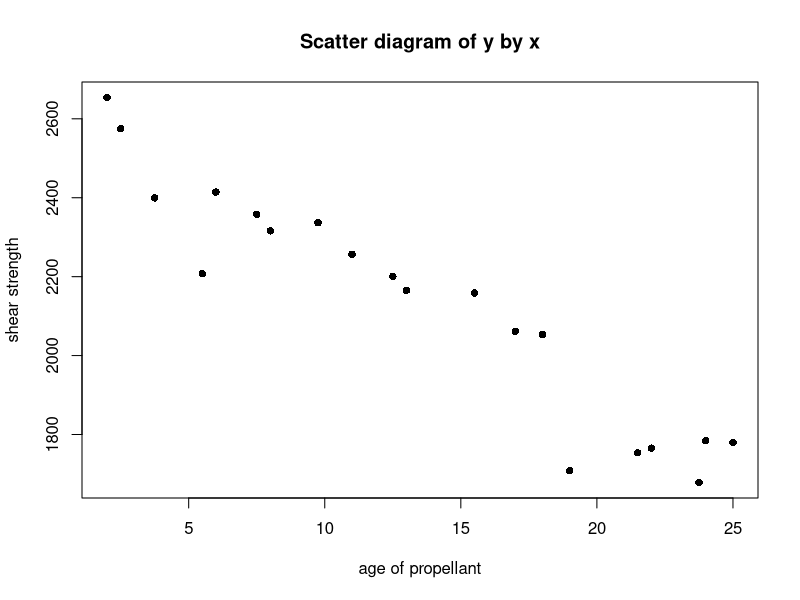
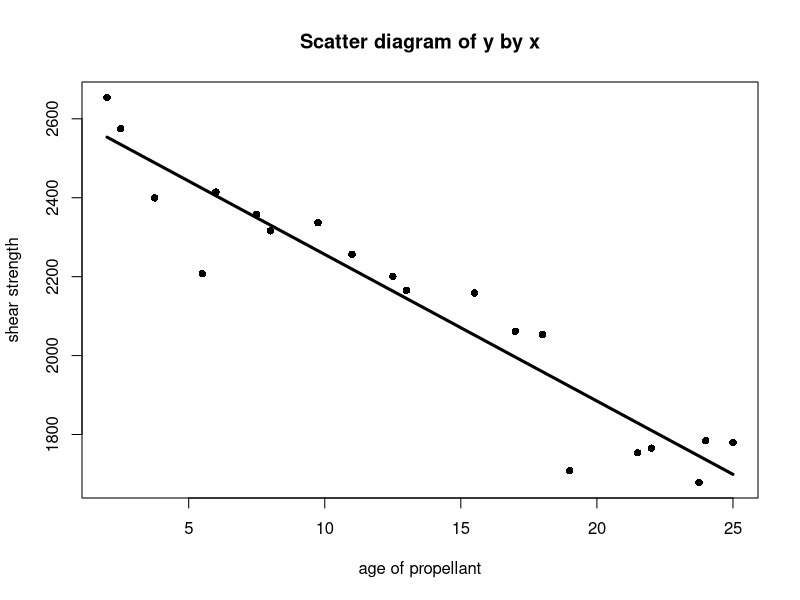

These charts were generated, in order, by the following R code:
#========================================================#
# STAT 6021: Linear Models for Data Science              |
# R tutorial for learning unit 2                         |
#========================================================#
#                                                        |
#========================================================#
# The rocket propellant data                             |
#========================================================#
#                                                        |
# The following code is used to read in the data         |

DataDirectory <- "C:\\Users\\arvra\\Documents\\UVa files\\Classes\\Fall_18\\STAT Intro to linear models\\Labs\\Lab02\\Data"
setwd(DataDirectory)
rocket.data <- read.table(file = "rocket.txt")
names(rocket.data) <- c("strength", "age")

# -------------------------------------------------------+
# Example 2.1: Rocket propellant data, simple linear     |
# regression analysis                                    |
# -------------------------------------------------------+
#                                                        |
# Start by assigning the response, y, and regressor, x,  |
# variables:                                             |

y <- rocket.data$strength
x <- rocket.data$age

# The "plot" function may be used to generate a scatter  |
# diagram.                                               |

plot(x, y, pch=16, cex=1, xlab="age of propellant", ylab="shear strength", main = "Scatter diagram of y by x")

# The "mean" function may be used to calculate x-bar and |
# y-bar. The "sum" function, combined with standard      |
# arithmetic operators, may be used to calculate Sxx and |
# Sxy.                                                   |

y.bar <- mean(y)
x.bar <- mean(x)
S.xy <- sum((y-mean(y))*(x-mean(x)))
S.xx <- sum((x-mean(x))^2)

# The following code checks the above calculations using |
# alternative formulas for Sxx and Sxy. Note the use of  |
# the "length" function to find, n, the number of        |
# observations.                                          |

n <- length(y)
sum.x <- sum(x)
sum.x2 <- sum(x^2)
sum.y <- sum(y)
sum.y2 <- sum(y^2)
sum.xy <- sum(x*y)

y.bar
sum.y / n

x.bar
sum.x / n

S.xy
sum.xy - sum.x*sum.y / n

S.xx
sum.x2 - sum.x^2 / n

# The "lm" function may be used to fit a linear          |
# regression model. The code below only creates an       |
# output object to the "lm" function (which is stored in |
# the variable "rocket.lm"), but does not display any    |
# numerical results.                                     |

rocket.lm <- lm(strength ~ age, data=rocket.data)

# The "summary" function may be used to display a        |
# summary of the numerical output stored in "rocket.lm"  |

summary(rocket.lm)

# The "coefficients" function may be used to display the |
# least-squares estimates.                               |

coefficients(rocket.lm)

# Note that these values are also listed in the output   |
# to the "summary" function.                             |
#                                                        |
# The following code checks the calculation of the       |
# least-squares estimates.                               |

b1.hat <- coefficients(rocket.lm)[[2]]
b1.hat
S.xy / S.xx

b0.hat <- coefficients(rocket.lm)[[1]]
b0.hat
y.bar - b1.hat*x.bar

# The following code uses the values of the coefficients |
# to draw the fitted regression line in the scatterplot. |

min.x <- min(x)
max.x <- max(x)
plot(x, y, pch=16, cex=1, xlab="age of propellant", ylab="shear strength", main = "Scatter diagram of y by x")
lines(c(min.x, max.x), b0.hat + b1.hat*c(min.x, max.x), type="l", lty=1, lwd=3)

# The "fitted" and "resid" functions may be used to      |
# display the fitted values, y-hat, and residuals, e. In |
# the code below, the "cbind" functions puts these and   |
# the observed response values, y, together for tabular  |
# display.                                               |

cbind(y, fitted(rocket.lm), resid(rocket.lm))

# The five-number summary of quantiles for the residuals |
# is                                                     |

quantile(resid(rocket.lm))

# Note that these quantiles of the residuals also listed |
# in the output to the "summary" function.               |
#                                                        |
# -------------------------------------------------------+
# Example 2.2: Rocket propellant data, unbiased          |
# estimator of error variance                            |
# -------------------------------------------------------+
#                                                        |
# The corrected sum of squares is                        |

SS.T <- sum((y-mean(y))^2)
SS.T

# The residual sum of squares is                         |
#                                                        |

SS.Res <- SS.T - b1.hat*S.xy
SS.Res

# The unbiased estimator of error variance is            |

sig2.hat <- SS.Res / (n-2)
sig2.hat

# -------------------------------------------------------+
# Example 2.3: Rocket propellant data, t test for        |
# significance of regression                             |
# -------------------------------------------------------+
#                                                        |
# The residual mean square is the same as the unbiased   |
# estimator of error variance                            |

MS.Res <- sig2.hat

# The standard error of b1.hat is                        |

se.b1.hat <- sqrt(MS.Res / S.xx)
se.b1.hat

# The t test statistic for testing significance of       |
# regression is                                          |

t0 <- b1.hat / se.b1.hat
t0

# The t critical value is                                |

alpha <- 0.05
t.crit <- qt(alpha/2, df=n-2, lower.tail=FALSE)
t.crit

# The p-value is                                         |

p.val <- 2*pt(abs(t0), df=n-2, lower.tail=FALSE)
p.val

# Note that these values are also listed in the output   |
# to the "summary" function.                             |
#                                                        |
# -------------------------------------------------------+
# Example 2.4: Rocket propellant data, F test for        |
# significance of regression                             |
# -------------------------------------------------------+
#                                                        |
# The regression sum of squares is                       |

SS.R <- b1.hat*S.xy
SS.R

# Its associated degrees of freedom is                   |

df.R <- 1
df.R

# The regression mean square is                          |

MS.R <- SS.R / df.R
MS.R

# The F test statistic for testing significance of       |
# regression is                                          |

F0 <- MS.R / MS.Res
F0

# The F critical value is                                |

alpha <- 0.05
F.crit <- qf(alpha, df1=1, df2=n-2, lower.tail=FALSE)
F.crit

# The P-value is                                         |

p.val <- pf(F0, df1=1, df2=n-2, lower.tail=FALSE)
p.val

# Observe that this produces the exact same P-value as   |
# the t test for significance of regression. The known   |
# relationship between the t test statistic and F test   |
# statistic is verified below.                           |

t0^2
F0

# The "anova" function, applied to the "lm" output       |
# object stored in "rocket.lm" may be used to display    |
# most of the analysis-of-variance table.                |

anova(rocket.lm)

# -------------------------------------------------------+
# Example 2.5: Rocket propellant data, CI for slope and  |
# error variance                                         |
# -------------------------------------------------------+
#                                                        |
# The required t upper percentage point to calculate a   |
# CI for slope is                                        |

alpha <- 0.05
t.crit <- qt(alpha/2, df=n-2, lower.tail=FALSE)
t.crit

# The margin of error of the CI for slope is             |

m.err <- t.crit*se.b1.hat
m.err

# The lower bound, point estimate, and upper bound in    |
# the CI for slope are                                   |

c(b1.hat - m.err, b1.hat, b1.hat + m.err)

# This result may also be produced using the "confint"   |
# function, which, when applied to the "lm" output       |
# object stored in "rocket.lm", displays the upper and   |
# lower bounds of the CIs for the intercept and slope.   |

confint(rocket.lm, level=0.95)

# To calculate a CI for error variance, the required     |
# chi-square upper percentage points to are              |

alpha <- 0.05
chisq.crit.lo <- qchisq(1-alpha/2, df=n-2, lower.tail=FALSE)
chisq.crit.hi <- qchisq(alpha/2, df=n-2, lower.tail=FALSE)
c(chisq.crit.lo, chisq.crit.hi)

# The lower bound, point estimate, and upper bound in    |
# the CI for error variance are                          |

c((n-2)*MS.Res / chisq.crit.hi, MS.Res, (n-2)*MS.Res / chisq.crit.lo)

# Note that these values are also listed in the output   |
# to the "summary" function.                             |
